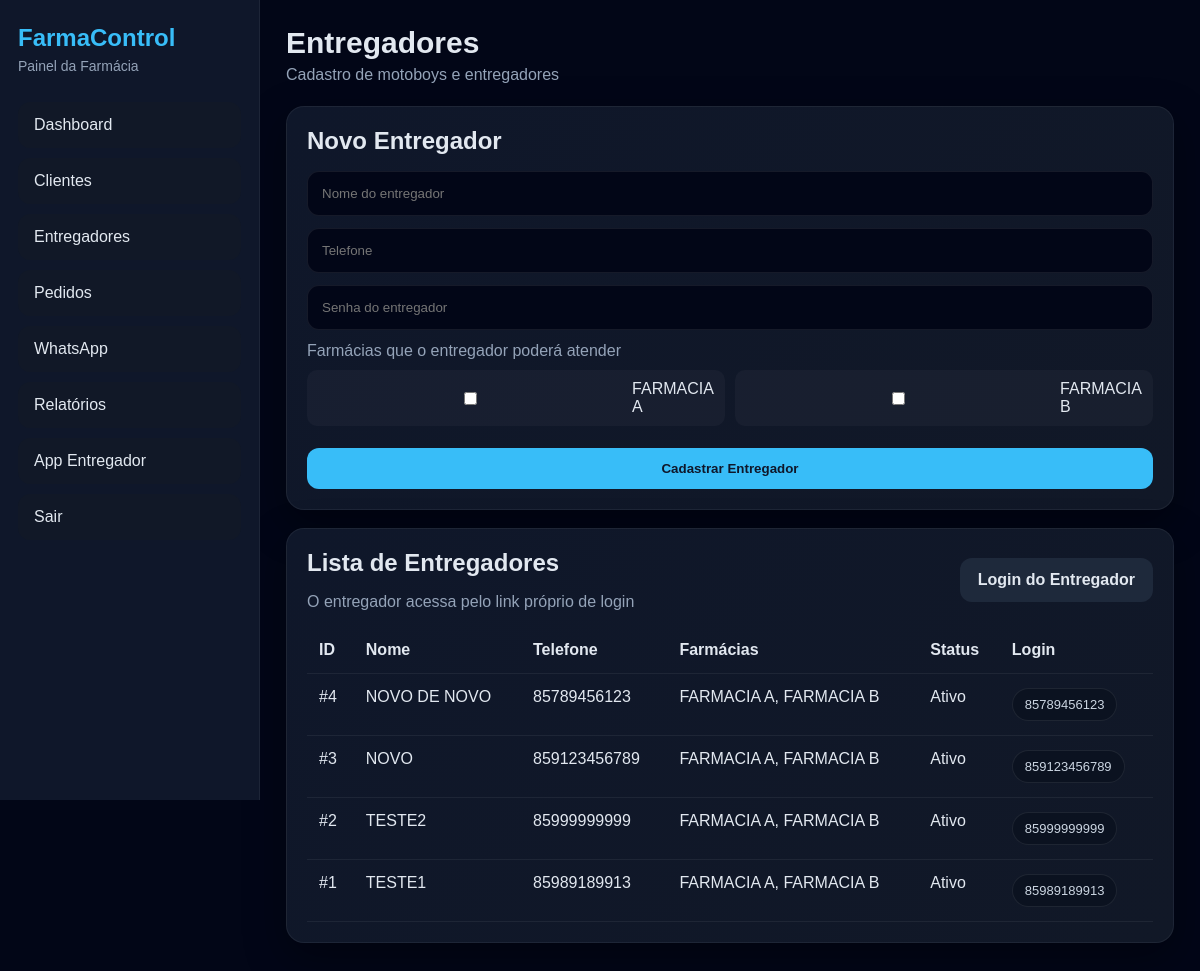
Page /entregadores (signed in) on the committed database.
### models.py (models this page shows, shortened)
class Farmacia(db.Model):
    __tablename__ = "farmacias"
    id = db.Column(db.Integer, primary_key=True)
    nome = db.Column(db.String(150), nullable=False)
    cnpj = db.Column(db.String(30), unique=True, nullable=True)
    telefone = db.Column(db.String(30), nullable=True)
    email = db.Column(db.String(150), nullable=True)
    endereco = db.Column(db.String(255), nullable=True)
    cidade = db.Column(db.String(100), nullable=True)
    status = db.Column(db.String(20), nullable=False, default="ativa")
    plano = db.Column(db.String(50), nullable=False, default="basico")
    ativo = db.Column(db.Boolean, default=True)
    criado_em = db.Column(db.DateTime, default=agora_brasil)
    usuarios = db.relationship("User", backref="farmacia", lazy=True)
    usuarios_vinculados = db.relationship(
        "UsuarioFarmacia",
        back_populates="farmacia",
        cascade="all, delete-orphan",
        lazy=True,
    )
    clientes = db.relationship("Cliente", backref="farmacia", lazy=True)
    entregadores = db.relationship("Entregador", backref="farmacia", lazy=True)
    pedidos = db.relationship("Pedido", backref="farmacia", lazy=True)
    localizacoes = db.relationship("Localizacao", backref="farmacia", lazy=True)
    whatsapp_configs = db.relationship("WhatsAppConfig", backref="farmacia", lazy=True)
    whatsapp_logs = db.relationship("WhatsAppLog", backref="farmacia", lazy=True)

class Entregador(db.Model):
    __tablename__ = "entregadores"
    id = db.Column(db.Integer, primary_key=True)
    farmacia_id = db.Column(db.Integer, db.ForeignKey("farmacias.id"), nullable=True)
    nome = db.Column(db.String(150), nullable=False)
    telefone = db.Column(db.String(30), nullable=False)
    senha_hash = db.Column(db.String(255), nullable=False)
    ativo = db.Column(db.Boolean, default=True)
    criado_em = db.Column(db.DateTime, default=agora_brasil)
    pedidos = db.relationship("Pedido", backref="entregador", lazy=True)
    localizacoes = db.relationship("Localizacao", backref="entregador", lazy=True)
    vinculos_farmacias = db.relationship(
        "EntregadorFarmacia",
        back_populates="entregador",
        cascade="all, delete-orphan",
        lazy=True
    )
    __table_args__ = (
        db.UniqueConstraint("telefone", name="uq_entregador_telefone_global"),
    )

class EntregadorFarmacia(db.Model):
    __tablename__ = "entregadores_farmacias"
    id = db.Column(db.Integer, primary_key=True)
    entregador_id = db.Column(db.Integer, db.ForeignKey("entregadores.id"), nullable=False)
    farmacia_id = db.Column(db.Integer, db.ForeignKey("farmacias.id"), nullable=False)
    ativo = db.Column(db.Boolean, default=True)
    criado_em = db.Column(db.DateTime, default=agora_brasil)
    entregador = db.relationship("Entregador", back_populates="vinculos_farmacias")
    farmacia = db.relationship("Farmacia")
    __table_args__ = (
        db.UniqueConstraint("entregador_id", "farmacia_id", name="uq_entregador_farmacia"),
    )

### app.py (the view, shortened to what this page needs)
    @app.route("/entregadores", methods=["GET", "POST"])
    @login_required
    def entregadores():
        if current_user.is_master:
            flash("Área disponível apenas para usuários de farmácia.", "warning")
            return redirect(url_for("dashboard"))
        farmacias_usuario = farmacias_do_usuario_logado()
        farmacias_permitidas_ids = [f.id for f in farmacias_usuario]
        if not farmacias_permitidas_ids:
            flash("Nenhuma farmácia disponível para este usuário.", "warning")
            return redirect(url_for("dashboard"))
        entregadores_ids = [
            v.entregador_id
            for v in EntregadorFarmacia.query.filter(
                EntregadorFarmacia.farmacia_id.in_(farmacias_permitidas_ids),
                EntregadorFarmacia.ativo.is_(True)
            ).all()
        ]
        if entregadores_ids:
            lista = Entregador.query.filter(
                Entregador.id.in_(entregadores_ids)
            ).order_by(Entregador.id.desc()).all()
        else:
            lista = []
        return render_template(
            "entregadores.html",
            entregadores=lista,
            farmacias_usuario=farmacias_usuario
        )

### app.py (called while the page is built)
def farmacias_ids_do_usuario():
    if not current_user.is_authenticated:
        return []
    if current_user.is_master:
        return [
            f.id for f in Farmacia.query.filter_by(ativo=True, status="ativa").all()
        ]
    ids = list(current_user.farmacias_ids or [])
    if not ids and current_user.farmacia_id:
        ids = [current_user.farmacia_id]
    if not ids:
        return []
    farmacias_validas = Farmacia.query.filter(
        Farmacia.id.in_(ids),
        Farmacia.ativo.is_(True),
        Farmacia.status == "ativa"
    ).all()
    return [f.id for f in farmacias_validas]

def farmacias_do_usuario_logado():
    ids = farmacias_ids_do_usuario()
    if not ids:
        return []
    return Farmacia.query.filter(Farmacia.id.in_(ids)).order_by(Farmacia.nome.asc()).all()

### models.py (called while the page is built)
@login_manager.user_loader
def load_user(user_id):
    return db.session.get(User, int(user_id))

    @property
    def is_master(self):
        return self.perfil == "master"

    @property
    def farmacias_ids(self):
        ids = [
            vinculo.farmacia_id
            for vinculo in self.vinculos_farmacias
            if vinculo.ativo
        ]
        if not ids and self.farmacia_id:
            ids = [self.farmacia_id]
        return ids

### templates/entregadores.html (shortened to what this page needs)
{% extends "base.html" %}
{% block content %}
<div class="page-head">
  <div>
    <h1>Entregadores</h1>
    <p class="muted">Cadastro de motoboys e entregadores</p>
  </div>
</div>
<div class="panel">
  <h2>Novo Entregador</h2>
  <form method="post" class="form-grid">
    <input type="text" name="nome" placeholder="Nome do entregador" required>
    <input type="text" name="telefone" placeholder="Telefone" required>
    <input type="password" name="senha" placeholder="Senha do entregador" required>
    <div class="form-block">
      <label class="muted">Farmácias que o entregador poderá atender</label>
      <div class="checkbox-grid">
        {% for farmacia in farmacias_usuario %}
        <label class="checkbox-item">
          <input type="checkbox" name="farmacias_ids" value="{{ farmacia.id }}">
          {{ farmacia.nome }}
        </label>
        {% endfor %}
      </div>
    </div>
    <button type="submit" class="btn btn-primary">Cadastrar Entregador</button>
  </form>
</div>
<div class="panel">
  <div class="panel-head-flex">
    <div>
      <h2>Lista de Entregadores</h2>
      <p class="muted">O entregador acessa pelo link próprio de login</p>
    </div>
    <div>
      <a class="btn btn-secondary" href="{{ url_for('entregador_login') }}" target="_blank">
        Login do Entregador
      </a>
    </div>
  </div>
  <div class="table-wrap">
    <table>
      <thead>
        <tr>
          <th>ID</th>
          <th>Nome</th>
          <th>Telefone</th>
          <th>Farmácias</th>
          <th>Status</th>
          <th>Login</th>
        </tr>
      </thead>
      <tbody>
        {% for entregador in entregadores %}
        <tr>
          <td>#{{ entregador.id }}</td>
          <td>{{ entregador.nome }}</td>
          <td>{{ entregador.telefone }}</td>
          <td>
            {% if entregador.vinculos_farmacias %}
              {% for vinculo in entregador.vinculos_farmacias if vinculo.ativo %}
                {{ vinculo.farmacia.nome }}{% if not loop.last %}, {% endif %}
              {% endfor %}
            {% else %}
              {{ entregador.farmacia.nome if entregador.farmacia else "-" }}
            {% endif %}
          </td>
          <td>{{ "Ativo" if entregador.ativo else "Inativo" }}</td>
          <td><span class="tag">{{ entregador.telefone }}</span></td>
        </tr>
        {% else %}
        <tr>
          <td colspan="6">Nenhum entregador cadastrado.</td>
        </tr>
        {% endfor %}
      </tbody>
    </table>
  </div>
</div>
{% endblock %}

### static/style.css (style rules this page uses)
* { margin: 0; padding: 0; box-sizing: border-box; }
body { background: #020617; color: #e2e8f0; font-family: Arial, sans-serif; }
a { text-decoration: none; }
.page-head { margin-bottom: 22px; }
.page-head h1 { font-size: 30px; margin-bottom: 6px; }
.muted { color: #94a3b8; }
.card, .panel, .mobile-card { background: linear-gradient(135deg, #0f172a, #111827); border: 1px solid rgba(255,255,255,0.06); border-radius: 18px; box-shadow: 0 15px 40px rgba(0,0,0,0.35); }
.panel { padding: 20px; margin-bottom: 18px; }
.panel h2 { margin-bottom: 16px; }
.panel-head-flex { display: flex; align-items: center; justify-content: space-between; gap: 12px; margin-bottom: 16px; }
.form-grid { display: grid; gap: 12px; }
input, select, textarea { width: 100%; background: #020617; color: #e2e8f0; border: 1px solid rgba(255,255,255,0.08); border-radius: 12px; padding: 14px; outline: none; }
.btn { border: none; padding: 13px 18px; border-radius: 12px; cursor: pointer; font-weight: bold; display: inline-block; text-align: center; }
.btn-primary { background: #38bdf8; color: #0f172a; }
.btn-secondary { background: #1e293b; color: #e2e8f0; }
.table-wrap { overflow-x: auto; }
table { width: 100%; border-collapse: collapse; }
table th, table td { text-align: left; padding: 14px 12px; border-bottom: 1px solid rgba(255,255,255,0.06); vertical-align: top; }
.tag { display: inline-block; padding: 8px 12px; border-radius: 999px; background: #0b1220; border: 1px solid rgba(255,255,255,0.08); color: #cbd5e1; font-size: 13px; }

### templates/base.html (style rules this page uses)
.checkbox-grid { display: grid; grid-template-columns: repeat(auto-fit, minmax(220px, 1fr)); gap: 10px; margin-top: 10px; margin-bottom: 10px; }
.checkbox-item { display: flex; align-items: center; gap: 10px; background: rgba(255,255,255,0.03); padding: 10px 12px; border-radius: 10px; }
.form-block { grid-column: 1 / -1; }

### rows in the picture
Farmacia: nome "FARMACIA A"
Farmacia: nome "FARMACIA B"
Entregador: id "4", nome "NOVO DE NOVO", telefone "85789456123", ativo "Ativo"
EntregadorFarmacia: farmacia.nome "FARMACIA A"
EntregadorFarmacia: farmacia.nome "FARMACIA B"
Entregador: id "3", nome "NOVO", telefone "859123456789", ativo "Ativo"
EntregadorFarmacia: farmacia.nome "FARMACIA A"
EntregadorFarmacia: farmacia.nome "FARMACIA B"
Entregador: id "2", nome "TESTE2", telefone "85999999999", ativo "Ativo"
EntregadorFarmacia: farmacia.nome "FARMACIA A"
EntregadorFarmacia: farmacia.nome "FARMACIA B"
Entregador: id "1", nome "TESTE1", telefone "85989189913", ativo "Ativo"
EntregadorFarmacia: farmacia.nome "FARMACIA A"
EntregadorFarmacia: farmacia.nome "FARMACIA B"
